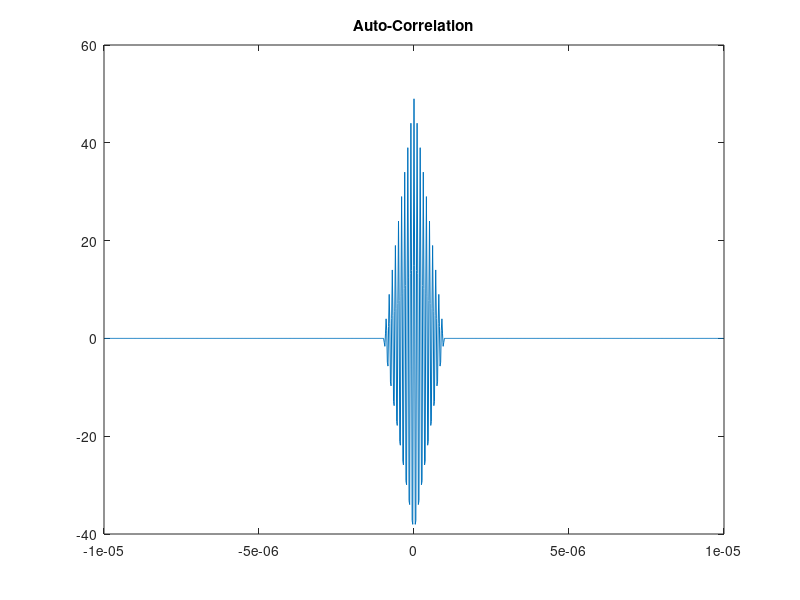
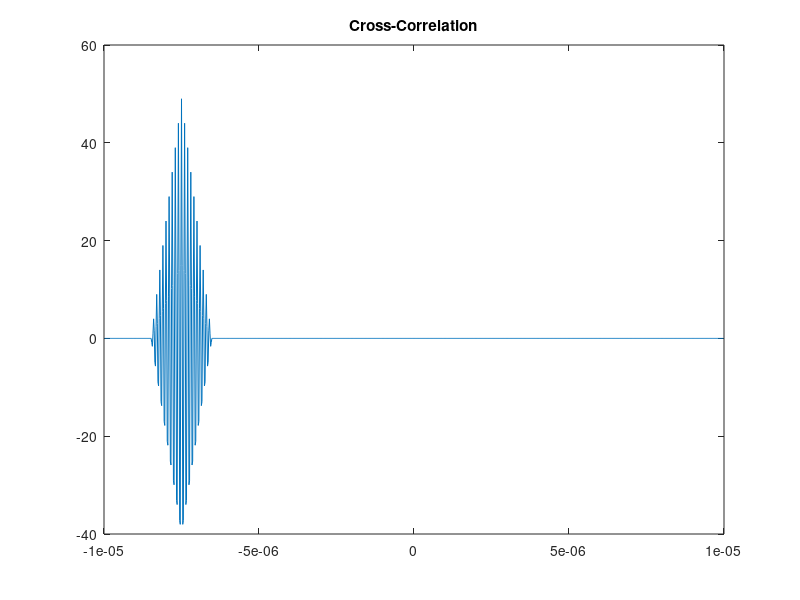

Source code (MATLAB) for these figures, in order:
%%% Author: Aditya Jain %%%%%%%%%%%%%%%%%
%%% Topic: Auto and Cross-Correlation in Radar %%%
%%% Date: 13th February, 2018 %%%%%%%%%%

clc
clear 
close all

%%

f = 1e+7;        % frequency
fs = 5e+7;        % sampling frequency
delt = 1/fs;      % sampling time 
pw = 10/f;        % pulse width
nw = (pw)/delt;  % width of the rectangular pulse on the discrete axis
N = 10*nw;       % total points to be sampled 
c = 3e+8;        % speed of light
xaxis = -(N-1)*delt:delt:(N-1)*delt;  % x-axis

%% Auto-Correlation of the input signal
Stx = zeros(1, N);

% rect function multiplied with the complex signal
for n = 1:N
    if n < nw
        Stx(1,n) = exp(1i*2*pi*f*(n-1)*delt);        
    end    
end

Sout = xcorr(Stx,Stx);
figure
plot(xaxis, Sout)
title('Auto-Correlation')

%% Cross-Correlation of Txed and Rxed Signal
Srx = zeros(1, N);
hn = zeros(1, N);
r = 1200;             % target is at 1200m from the monostatic radar
No = ((2*r)/c)/delt;  % calculating the shift in rxed signal and converting to discrete scale

% the shifted received signal
for n = 1:N
    if (n > No-nw/2) && (n < No+nw/2)
        Srx(1,n) = exp(1i*2*pi*f*((n-1)*delt-No));
    end    
end

Soutcross = xcorr(Stx,Srx);
figure
plot(xaxis, Soutcross)
title('Cross-Correlation')
